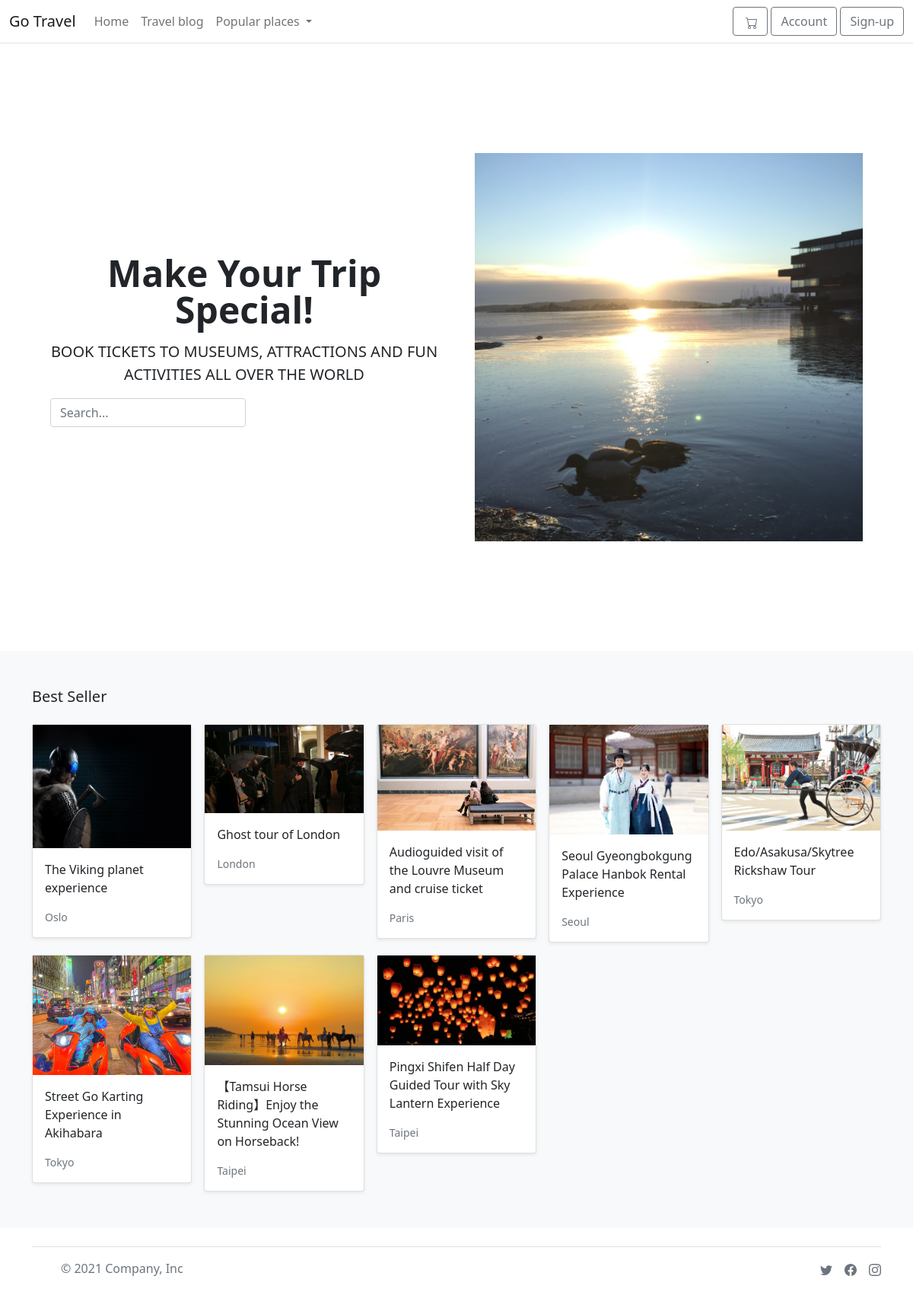
The page / on the database its author committed.
### store/models.py (models this page shows, shortened)
class Product(models.Model):
    category = models.ForeignKey(Category, related_name='product', on_delete=models.CASCADE)
    created_by = models.ForeignKey(settings.AUTH_USER_MODEL, on_delete=models.CASCADE,related_name='product_creator')
    trip_name = models.CharField(max_length=255)
    trip_city = models.CharField(max_length=255)
    description = models.TextField(blank=True)
    image = models.ImageField(upload_to='images/')
    slug = models.SlugField(max_length=255)
    price = models.DecimalField(max_digits=6, decimal_places=2)
    availability = models.BooleanField(default=True)
    created = models.DateTimeField(auto_now_add=True)
    updated = models.DateTimeField(auto_now=True)
    is_active = models.BooleanField(default=True)
    location = models.CharField(max_length=500)
    objects = models.Manager()
    products = ProductManager()
    class Meta:
        verbose_name_plural='Products'
        ordering = ('-created', )
    def get_absolute_url(self):
        return reverse('store:product_detail', args=[self.slug])

### store/views.py (the view)
# urls.py: path('', views.all_products, name='all_products'),
def all_products(request):
    products = Product.products.all()
    return render(request, 'store/home.html', {'products': products})

### basket/basket.py (called while the page is built)
    def __len__(self):
        return sum(item['qty'] for item in self.basket.values())

### basket/context_processor.py (called while the page is built)
def basket(request):
    return {'basket': Basket(request)}

### store/context_processor.py (called while the page is built)
def categories(request):
    return {
        'categories': Category.objects.all()
    }

### store/models.py (called while the page is built)
    def get_queryset(self):
        return super(ProductManager, self).get_queryset().filter(is_active=True)

    def get_absolute_url(self):
        return reverse('store:category_list', args=[self.slug])

### templates/store/home.html (shortened to what this page needs)
{% extends "./base.html" %}
{% load static %}
{% block content %}
<main>
  <section class="py-5 text-center container">
    <div class="container col-xxl-8 px-4 py-5">
      <div class="row flex-lg-row-reverse align-items-center g-5 py-5">
        <div class="col-10 col-sm-8 col-lg-6">
          <img src="http://127.0.0.1:8000/media/images/homepage_photo.jpeg" class="d-block mx-lg-auto img-fluid" >
        </div>
        <div class="col-lg-6">
          <h1 class="display-5 fw-bold lh-1 mb-3">Make Your Trip Special!</h1>
          <p class="lead">BOOK TICKETS TO MUSEUMS, ATTRACTIONS AND FUN ACTIVITIES
            ALL OVER THE WORLD</p>
          <div class="d-grid gap-2 d-md-flex justify-content-md-start">
            <form class="col-12 col-lg-auto mb-3 mb-lg-0 me-lg-3">
              <input type="search" class="form-control" placeholder="Search..." aria-label="Search">
            </form>
          </div>
        </div>
      </div>
      </div>
  </section>
  <div class="album py-5 bg-light">
    <div class="container">
      <div class="pb-3 h5">Best Seller</div>
      <div class="row row-cols-1 row-cols-sm-2 row-cols-md-5 g-3">
        {% for product in products %}
        <div class="col">
          <div class="card shadow-sm">
            <img class="img-fluid" alt="Responsive image" src="{{ product.image.url }}">
            <div class="card-body">
              <p class="card-text">
                <a class="text-dark text-decoration-none" href="{{ product.get_absolute_url }}">{{ product.trip_name }}</a>
              </p>
              <div class="d-flex justify-content-between align-items-center">
                <small class="text-muted">{{ product.trip_city }}</small>
              </div>
            </div>
          </div>
        </div>
        {% endfor %}
      </div>
    </div>
  </div>
</main>
{% endblock %}

### templates/store/base.html (shortened to what this page needs)
{% load static %}
<!DOCTYPE html>
<html>
<head>
    <link href="https://cdn.jsdelivr.net/npm/bootstrap@5.0.0-beta1/dist/css/bootstrap.min.css" rel="stylesheet"
>
</head>
<body>
    <header>
        <nav class="navbar navbar-expand-md navbar-light bg-white border-bottom">
            <div class="container-fluid">
                <a class="navbar-brand" href="/">Go Travel</a>
                <div class="collapse navbar-collapse" id="navbarCollapse">
                    <ul class="navbar-nav me-auto mb-2 mb-md-0">
                        <li class="nav-item active">
                            <a class="nav-link" aria-current="page" href="/">Home</a>
                        </li>
                        <li class="nav-item">
                            <a class="nav-link" href="#">Travel blog</a>
                        </li>
                        <li class="nav-item dropdown">
                            <a class="nav-link dropdown-toggle" href="#" id="navbarDropdown" role="button"
                                data-bs-toggle="dropdown" aria-expanded="false">
                                Popular places
                            </a>
                        </li>
                    </ul>
                    <a type="button" role="button" href="{% url "basket:basket_summary" %}" class="btn btn-outline-secondary">
                    </a>
                    <div class="col-md-2 text-end">
                        <a type="button" role="button" href="{% url "account:login" %}" class="btn btn-outline-secondary">Account</a>
                        <a type="button" role="button" href="{% url "account:register" %}" class="btn btn-outline-secondary">Sign-up</a>
                    </div>
                </div>
            </div>
        </nav>
    </header>
    <div id="content">{% block content %} {% endblock %}</div>
    <div class="container">
        <footer class="d-flex flex-wrap justify-content-between align-items-center py-3 my-4 border-top">
          <div class="col-md-4 d-flex align-items-center">
            <a href="/" class="mb-3 me-2 mb-md-0 text-muted text-decoration-none lh-1">
              <svg class="bi" width="30" height="24"><use xlink:href="#bootstrap"/></svg>
            </a>
            <span class="text-muted">&copy; 2021 Company, Inc</span>
          </div>
          <ul class="nav col-md-4 justify-content-end list-unstyled d-flex">
            <li class="ms-3"><a class="text-muted" href="#"></a></li>
            <li class="ms-3"><a class="text-muted" href="#"></a></li>
            <li class="ms-3"><a class="text-muted" href="#"></a></li>
          </ul>
        </footer>
      </div>
</body>
</html>

### rows shown on the page
Product: image (picture), trip_name "The Viking planet experience", trip_city "Oslo"
Product: image (picture), trip_name "Ghost tour of London", trip_city "London"
Product: image (picture), trip_name "Audioguided visit of the Louvre Museum and cruise ticket", trip_city "Paris"
Product: image (picture), trip_name "Seoul Gyeongbokgung Palace Hanbok Rental Experience", trip_city "Seoul"
Product: image (picture), trip_name "Edo/Asakusa/Skytree Rickshaw Tour", trip_city "Tokyo"
Product: image (picture), trip_name "Street Go Karting Experience in Akihabara", trip_city "Tokyo"
Product: image (picture), trip_name "【Tamsui Horse Riding】Enjoy the Stunning Ocean View on Horseback!", trip_city "Taipei"
Product: image (picture), trip_name "Pingxi Shifen Half Day Guided Tour with Sky Lantern Experience", trip_city "Taipei"
